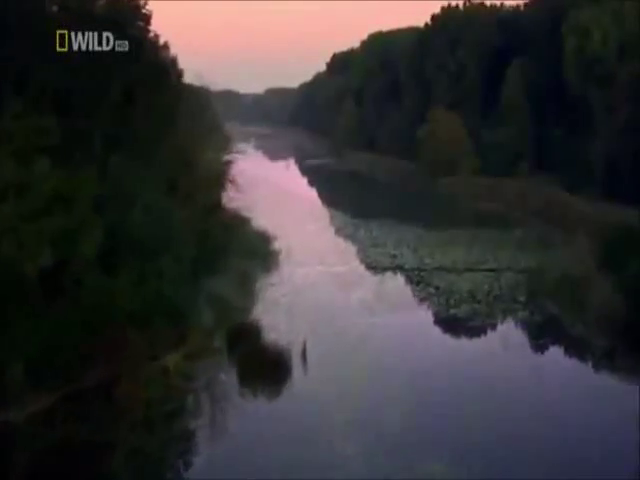
#> input picture frame 31 of videos/075.mp4, 640 x 480 px, given in place of front_coming.mp4, which was not available
$ python video_sketch_roi.py
#> lines starting #> are read from the running program, lines starting #| are printed output that depends on the picture; pictures that were not available may be replaced by others from this repository, and a replacement may not be noted
import cv2
from matplotlib import pyplot as plt

def sketch_transform(image):
    image_grayscale = cv2.cvtColor(image, cv2.COLOR_BGR2GRAY)
    image_grayscale_blurred = cv2.GaussianBlur(image_grayscale, (7,7), 0)
    image_canny = cv2.Canny(image_grayscale_blurred, 10, 80)
    _, mask = image_canny_inverted = cv2.threshold(image_canny, 30, 255, cv2.THRESH_BINARY_INV)
    return mask

cam_capture = cv2.VideoCapture('front_coming.mp4')
cv2.destroyAllWindows()
upper_left = (400, 400)
bottom_right = (1000, 1000)

while True:
    _, image_frame = cam_capture.read()
#> image_frame is the input picture: shape (480, 640, 3); mean B, G, R 53.4, 51.8, 54

    #Rectangle marker
    r = cv2.rectangle(image_frame, upper_left, bottom_right, (100, 50, 200), 5)
    rect_img = image_frame[upper_left[1] : bottom_right[1], upper_left[0] : bottom_right[0]]
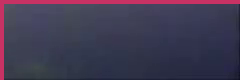
#> rect_img: shape (80, 240, 3); mean B, G, R 81.1, 57.6, 65

    sketcher_rect = rect_img
    sketcher_rect = sketch_transform(sketcher_rect)
#> in sketch_transform, `image_grayscale = cv2.cvtColor(image, cv2.COLOR_BGR2GRAY)`:
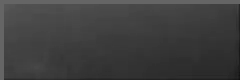
#> image_grayscale: shape (80, 240); min 15, max 101, mean 62.4
#> in sketch_transform, `image_canny = cv2.Canny(image_grayscale_blurred, 10, 80)`:
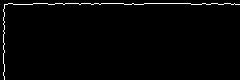
#> image_canny: shape (80, 240); 1.6% white in thin lines or dots
#> in sketch_transform, `_, mask = image_canny_inverted = cv2.threshold(image_canny, 30, 255, c..`: mask: shape (80, 240); 98.4% white; black in thin lines or dots

    #Conversion for 3 channels to put back on original image (streaming)
    sketcher_rect_rgb = cv2.cvtColor(sketcher_rect, cv2.COLOR_GRAY2RGB)
#> sketcher_rect_rgb: shape (80, 240, 3); 98.4% white; black in thin lines or dots

    #Replacing the sketched image on Region of Interest
    image_frame[upper_left[1] : bottom_right[1], upper_left[0] : bottom_right[0]] = sketcher_rect_rgb
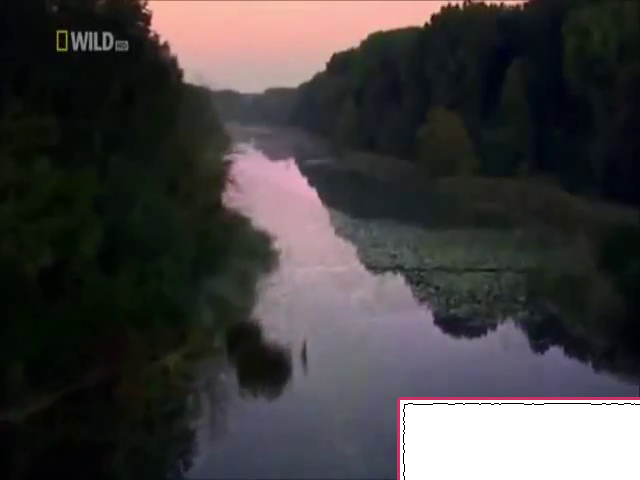
#> image_frame: shape (480, 640, 3); mean B, G, R 64, 63.7, 66.5
    cv2.imshow("Sketcher ROI", image_frame)
    cv2.waitKey(25)
    if cv2.waitKey(1) == 13:
#> (key Esc is pressed here)
        break

cam_capture.release()
cv2.destroyAllWindows()

$ run again, starting later in the video
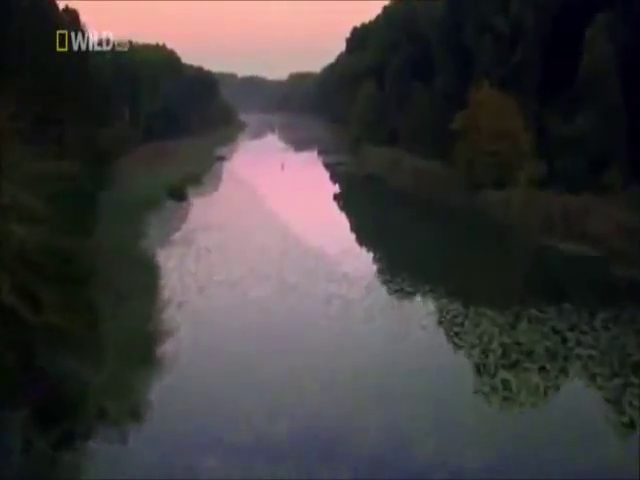
#> input picture frame 140 of videos/075.mp4, 640 x 480 px, given in place of front_coming.mp4, which was not available
#> image_frame is the input picture: shape (480, 640, 3); mean B, G, R 62, 61.8, 65.3
#> in sketch_transform, `image_canny = cv2.Canny(image_grayscale_blurred, 10, 80)`:
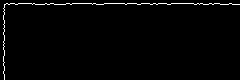
#> image_canny: shape (80, 240); 1.6% white in thin lines or dots
#> mask: shape (80, 240); 98.4% white; black in thin lines or dots
#> sketcher_rect_rgb: shape (80, 240, 3); 98.4% white; black in thin lines or dots
#> `image_frame[upper_left[1] : bottom_right[1], upper_left[0] : bottom_ri..`:
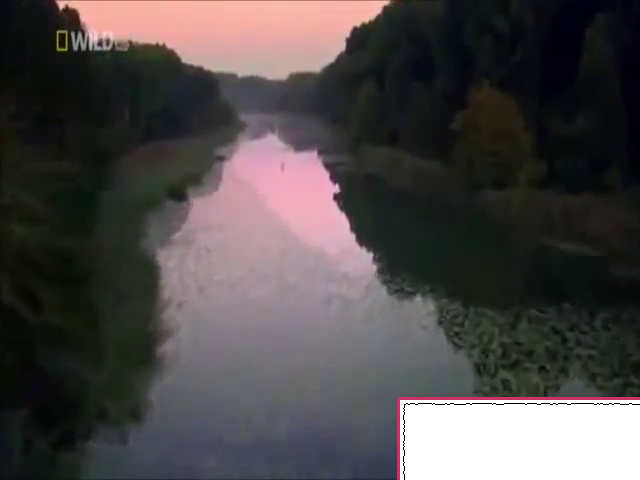
#> image_frame: shape (480, 640, 3); mean B, G, R 73.5, 73.4, 78

$ run again, starting later in the video
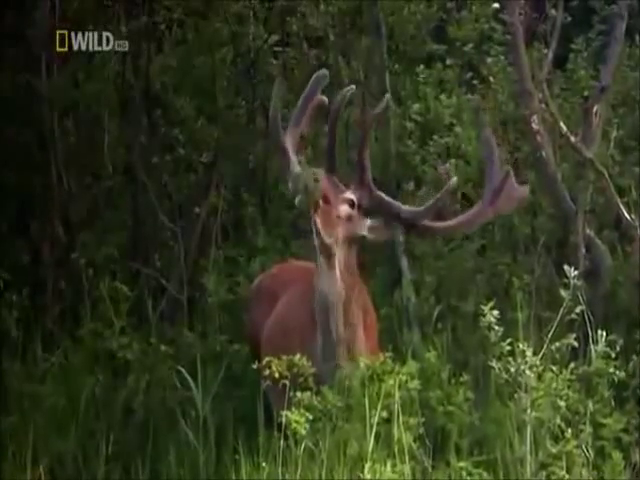
#> input picture frame 249 of videos/075.mp4, 640 x 480 px, given in place of front_coming.mp4, which was not available
#> image_frame is the input picture: shape (480, 640, 3); mean B, G, R 31.7, 55.5, 49.9
#> in sketch_transform, `image_canny = cv2.Canny(image_grayscale_blurred, 10, 80)`:
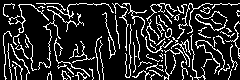
#> image_canny: shape (80, 240); 16.5% white in thin lines or dots
#> mask: shape (80, 240); 83.5% white; black in thin lines or dots
#> sketcher_rect_rgb: shape (80, 240, 3); 83.5% white; black in thin lines or dots
#> `image_frame[upper_left[1] : bottom_right[1], upper_left[0] : bottom_ri..`:
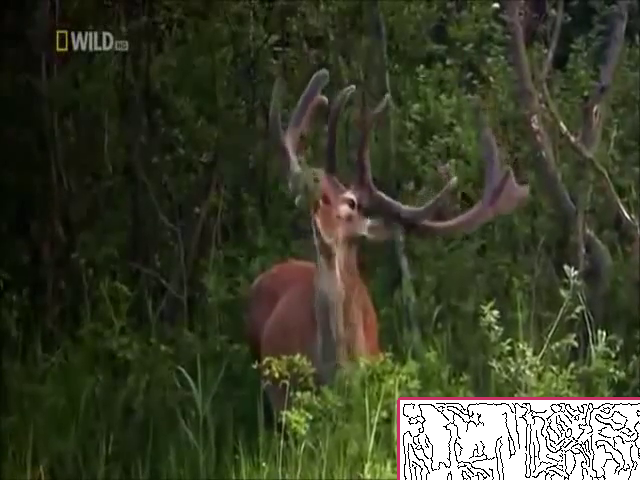
#> image_frame: shape (480, 640, 3); mean B, G, R 42.5, 62.8, 58.8
